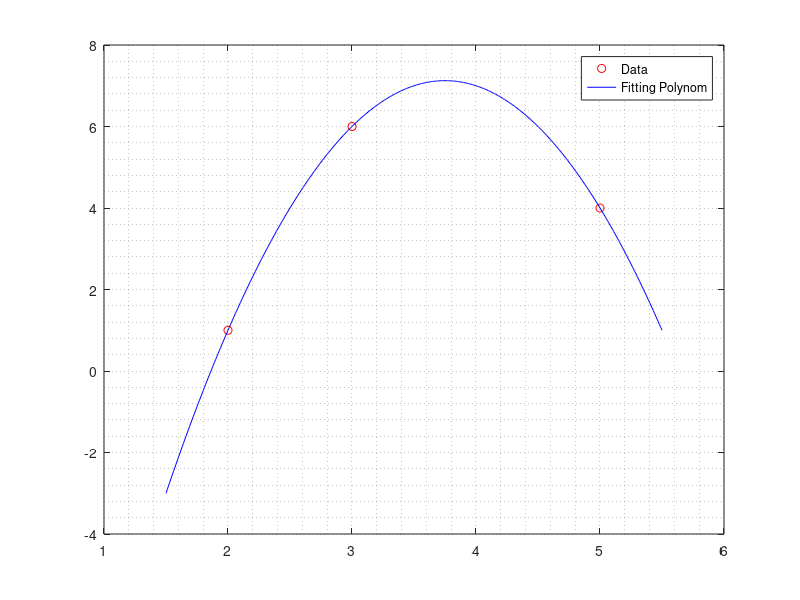

The MATLAB script that drew this image:
clc,clear all,close all;

%%% DATA %%%   Canım sevgilim
T = [2 3 5]';  % Input Data
Y = [1 6 4]';  % Output Data
n = 2;  % Polynom Degree
A = [ones(size(T))];

for i=1:n
     A = [A, T.^(i)];
%     A = [T^2 T ones(size(T))];
end

xstar = inv(A)*Y;  % Polynom parameters

%%% PLOT %%%

plot(T,Y,'ro'), hold on, grid minor
t = min(T)-0.5:0.01:max(T)+0.5;
ystar = xstar(1) + xstar(2)*t + xstar(3)*t.^2;
plot(t,ystar,'b')
legend('Data','Fitting Polynom')


